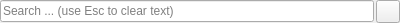
<?xml version="1.0" encoding="UTF-8"?>
<ui version="4.0">
 <class>SearchBox</class>
 <widget class="QWidget" name="SearchBox">
  <property name="geometry">
   <rect>
    <x>0</x>
    <y>0</y>
    <width>400</width>
    <height>22</height>
   </rect>
  </property>
  <property name="windowTitle">
   <string>Form</string>
  </property>
  <layout class="QHBoxLayout" name="horizontalLayout">
   <property name="spacing">
    <number>2</number>
   </property>
   <property name="margin">
    <number>0</number>
   </property>
   <item>
    <widget class="QLineEdit" name="SearchLineEdit">
     <property name="minimumSize">
      <size>
       <width>260</width>
       <height>0</height>
      </size>
     </property>
     <property name="toolTip">
      <string>&lt;html&gt;&lt;head/&gt;&lt;body&gt;&lt;p&gt;Search for properties by name&lt;/p&gt;&lt;/body&gt;&lt;/html&gt;</string>
     </property>
     <property name="placeholderText">
      <string>Search ... (use Esc to clear text)</string>
     </property>
    </widget>
   </item>
   <item>
    <widget class="QToolButton" name="AdvancedButton">
     <property name="toolTip">
      <string>&lt;html&gt;&lt;head/&gt;&lt;body&gt;&lt;p&gt;Toggle advanced properties&lt;/p&gt;&lt;/body&gt;&lt;/html&gt;</string>
     </property>
     <property name="text">
      <string/>
     </property>
     <property name="icon">
      <iconset resource="../../../Components/Resources/pqComponents.qrc">
       <normaloff>:/pqWidgets/Icons/pqAdvanced26.png</normaloff>:/pqWidgets/Icons/pqAdvanced26.png</iconset>
     </property>
     <property name="checkable">
      <bool>true</bool>
     </property>
     <property name="checked">
      <bool>false</bool>
     </property>
    </widget>
   </item>
  </layout>
 </widget>
 <resources>
  <include location="../../../Components/Resources/pqComponents.qrc"/>
 </resources>
 <connections/>
</ui>
